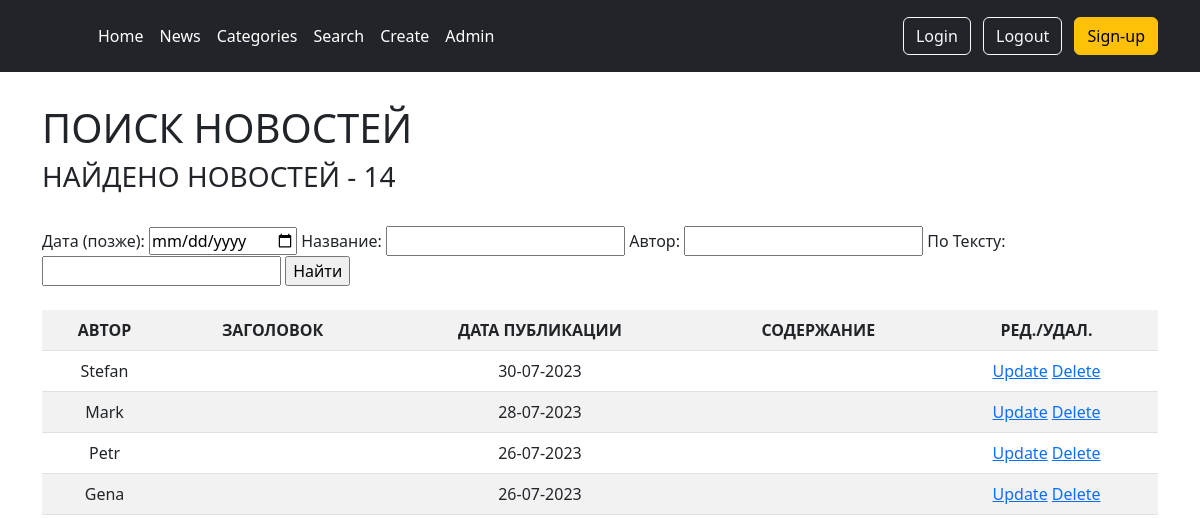
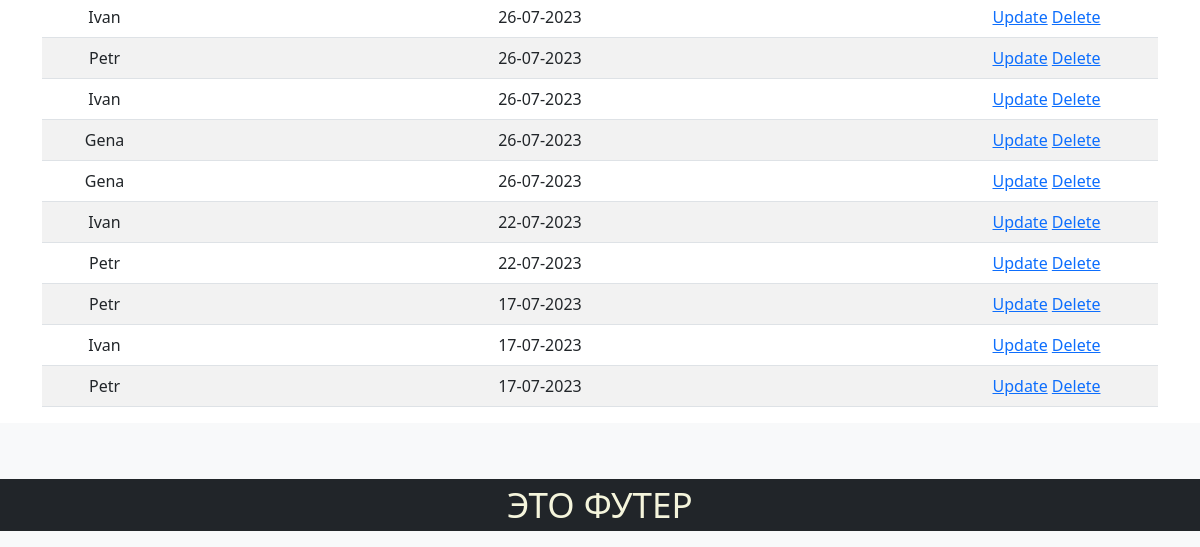
The page /news/search/ on the database as committed earlier (2 pictures, top to bottom).
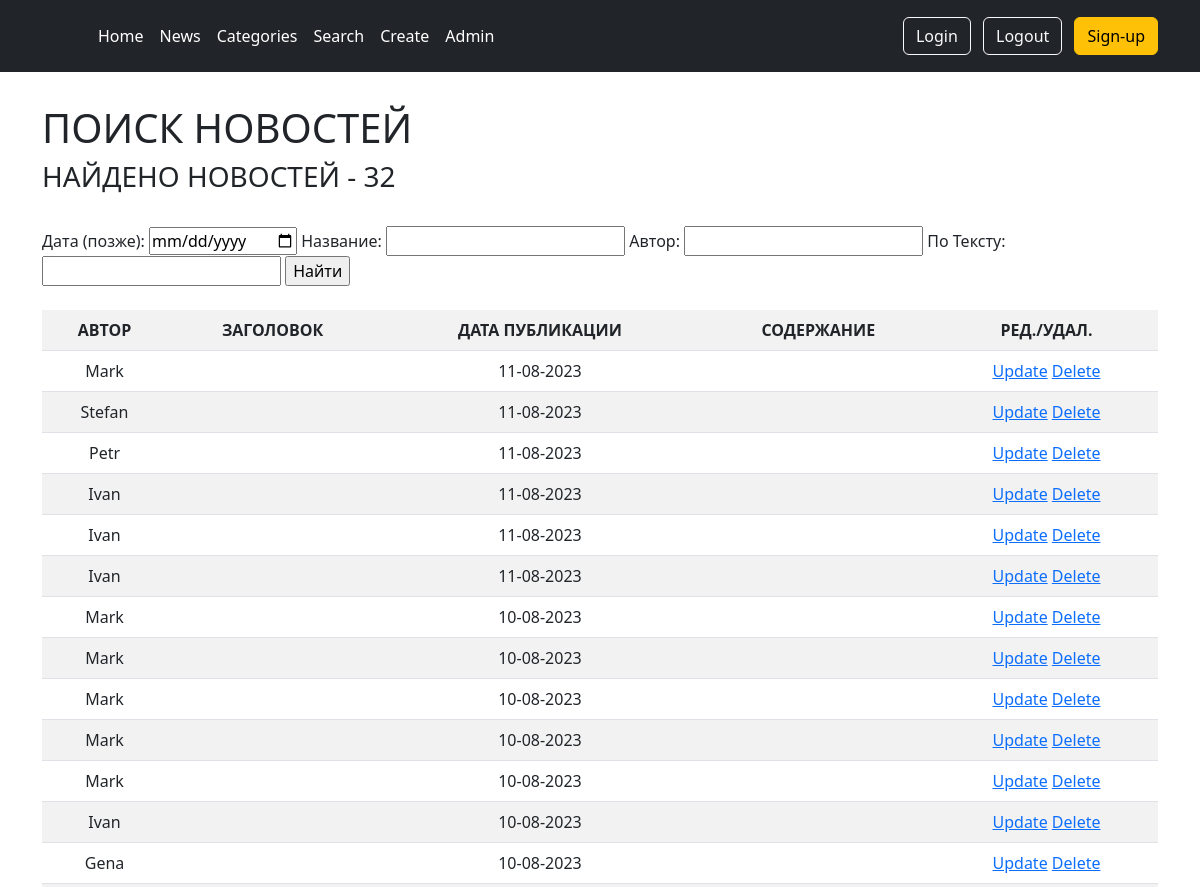
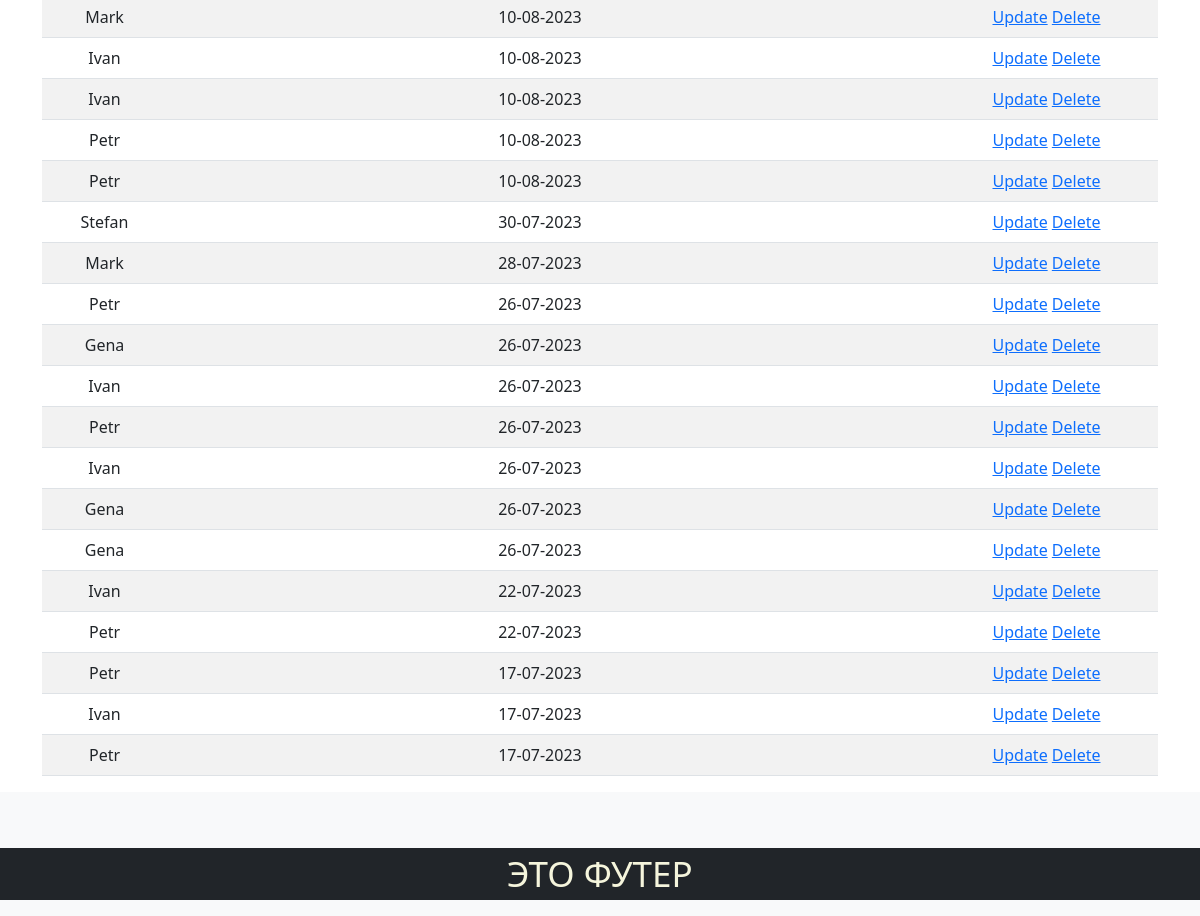
The same page on the database as committed later (2 pictures, top to bottom).
### news/models.py (models this page shows, shortened)
class Post(models.Model):
    author = models.ForeignKey(Author, on_delete=models.CASCADE)
    NEWS = 'NW'
    ARTICLE = 'AR'
    CATEGORY_CHOICES = (
        (NEWS, 'Новость'),
        (ARTICLE, 'Статья'),
    )
    categoryType = models.CharField(
        max_length=2, choices=CATEGORY_CHOICES, default=ARTICLE)
    dateCreation = models.DateTimeField(auto_now_add=True)
    postCategory = models.ManyToManyField(Category, through='PostCategory')
    title = models.CharField(max_length=128)
    text = models.TextField()
    rating = models.SmallIntegerField(default=0)
    def preview(self):
        return self.text[:124] + '...'

class Author(models.Model):
    authorUser = models.OneToOneField(User, on_delete=models.CASCADE)
    ratingAuthor = models.SmallIntegerField(default=0)

### news/views.py (the view)
# urls.py: path('search/', PostSearch.as_view(), name='post_search'),
class PostSearch(ListView):
    model = Post
    template_name = 'news/post_search.html'
    context_object_name = 'posts_search'
    ordering = ['-dateCreation']
    def get_context_data(self, **kwargs):
        context = super().get_context_data(**kwargs)
        context['filter'] = PostFilter(
            self.request.GET, queryset=self.get_queryset())
        return context

### news/templatetags/custom_filters.py (called while the page is built)
@register.filter(name='censor')
def censor(value):
    custom_badwords = ['нехорошие слова']
    profanity.add_censor_words(custom_badwords)
    censored = profanity.censor(value, '*$')
    return censored

### news/templates/news/post_search.html (shortened to what this page needs)
{% extends 'layout/default.html' %}
{%load custom_filters%}
{% block content %}
<br>
<h1>ПОИСК НОВОСТЕЙ</h1>
<h3>НАЙДЕНО НОВОСТЕЙ - {{filter.qs|length}}</h3>
<br>
{% if posts_search %}
<form method="GET">
   {{ filter.form }}
   <input type="submit" value="Найти">
</form>
<br>
<table class="table table-striped text-center">
   <tr>
      <th scope="col">АВТОР</th>
      <th scope="col">ЗАГОЛОВОК</th>
      <th scope="col">ДАТА ПУБЛИКАЦИИ</th>
      <th scope="col">СОДЕРЖАНИЕ</th>
      <th scope="col">РЕД./УДАЛ.</th>
   </tr>
   {% for i in filter.qs%}
   <tr>
      <td>{{ i.author.authorUser.username }}</td>
      <td><a href="{% url 'news:second_post_detail' i.id %}">{{ i.title|censor|truncatewords:4 }}</a></td>
      <td>{{ i.dateCreation|date:'d-m-Y'}}</td>
      <td>{{ i.preview|truncatechars:50|censor}}</td>
      <td>
         <a href="{% url 'news:post_update' i.id %}">Update</a>
         <a href="{% url 'news:post_delete' i.id %}">Delete</a>
      </td>
   </tr>
   {% endfor %}
</table>
{%else%}
<h1>НОВОСТЕЙ - нету!!!</h1>
{%endif%}
{% endblock content %}

Rows that differ between the two databases and show on the page:
added Post: author.authorUser.username "Mark", dateCreation "11-08-2023"
added Post: author.authorUser.username "Stefan", dateCreation "11-08-2023"
added Post: author.authorUser.username "Petr", dateCreation "11-08-2023"
added Post: author.authorUser.username "Ivan", dateCreation "11-08-2023"
added Post: author.authorUser.username "Ivan", dateCreation "11-08-2023"
added Post: author.authorUser.username "Ivan", dateCreation "11-08-2023"
added Post: author.authorUser.username "Mark", dateCreation "10-08-2023"
added Post: author.authorUser.username "Mark", dateCreation "10-08-2023"
added Post: author.authorUser.username "Mark", dateCreation "10-08-2023"
added Post: author.authorUser.username "Mark", dateCreation "10-08-2023"
added Post: author.authorUser.username "Mark", dateCreation "10-08-2023"
added Post: author.authorUser.username "Ivan", dateCreation "10-08-2023"
added Post: author.authorUser.username "Gena", dateCreation "10-08-2023"
added Post: author.authorUser.username "Mark", dateCreation "10-08-2023"
added Post: author.authorUser.username "Ivan", dateCreation "10-08-2023"
added Post: author.authorUser.username "Ivan", dateCreation "10-08-2023"
added Post: author.authorUser.username "Petr", dateCreation "10-08-2023"
added Post: author.authorUser.username "Petr", dateCreation "10-08-2023"
Other text that changed with them:
{{ filter.qs|length }}: "14" → "32"
